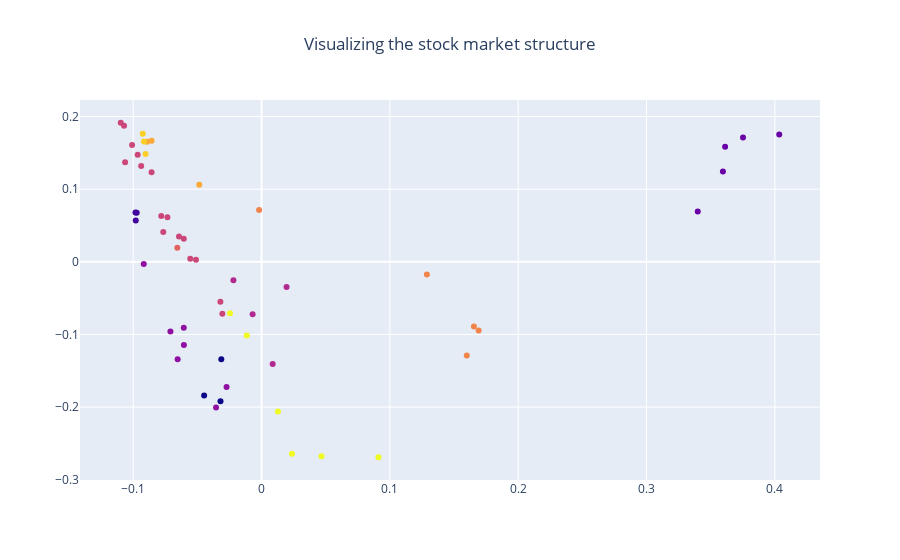

Notebook code for this chart:
### Code cell
# Find a low-dimension embedding for visualization: find the best position of
# the nodes (the stocks) on a 2D plane

node_position_model = manifold.LocallyLinearEmbedding(
    n_components=2, eigen_solver='dense', n_neighbors=6)

embedding = node_position_model.fit_transform(X.T).T

# Visualization
fig = go.Figure(data=[go.Scatter(x=embedding[0], 
                                   y=embedding[1], 
#                                    z=embedding[2],
                                   text=names,
                                   mode='markers',
                                   marker=dict(
#                                         size=10,
                                        color=labels,                
#                                         opacity=0.8
                                    ))])
fig.update_traces(textposition='top center')
fig.update_layout(
    height=700,
    title={
        'text': 'Visualizing the stock market structure',
        'x':0.5,
    })
fig.show()

### Figure 1 — Plotly figure (JSON) as saved in the notebook; plotly's stock layout.template omitted (floating-point values rounded to 4 significant figures)
{"data": [{"marker": {"color": [0, 5, 0, 5, 4, 5, 10, 5, 9, 1, 2, 3, 1, 5, 2, 5, 3, 5, 4, 5, 5, 7, 5, 10, 3, 3, 5, 8, 9, 8, 5, 6, 5, 3, 10, 4, 7, 8, 7, 9, 5, 4, 3, 10, 7, 10, 2, 1, 3, 7, 2, 5, 5, 2, 10, 0]}, "mode": "markers", "text": ["Apple", "AIG", "Amazon", "American express", "Boeing", "Bank of America", "Canon", "Caterpillar", "Colgate-Palmolive", "Comcast", "ConocoPhillips", "Cisco", "Cablevision", "CVS", "Chevron", "DuPont de Nemours", "Dell", "Ford", "General Dynamics", "General Electrics", "Goldman Sachs", "GlaxoSmithKline", "Home Depot", "Honda", "HP", "IBM", "JPMorgan Chase", "Kellogg", "Kimberly-Clark", "Coca Cola", "Marriott", "McDonald's", "3M", "Microsoft", "Navistar", "Northrop Grumman", "Novartis", "Pepsi", "Pfizer", "Procter Gamble", "Ryder", "Raytheon", "SAP", "Sony", "Sanofi-Aventis", "Toyota", "Total", "Time Warner", "Texas Instruments", "Unilever", "Valero Energy", "Wells Fargo", "Wal-Mart", "Exxon", "Xerox", "Yahoo"], "textposition": "top center", "type": "scatter", "x": [-0.03133, -0.1009, -0.03197, -0.08566, 0.008679, -0.1097, 0.0237, -0.03051, -0.09037, -0.098, 0.4034, -0.06536, -0.09822, -0.07813, 0.3752, -0.06056, -0.06049, -0.05552, -0.0219, -0.1063, -0.05105, 0.1288, -0.07331, 0.09112, -0.06057, -0.07096, -0.09649, -0.08915, -0.09164, -0.04853, -0.0643, -0.0656, -0.07658, -0.09177, -0.02457, 0.01952, 0.1692, -0.08565, -0.001882, -0.09253, -0.03204, -0.006924, -0.02722, 0.01287, 0.1599, 0.04671, 0.3399, -0.09725, -0.03544, 0.1655, 0.3595, -0.1071, -0.09376, 0.3612, -0.01146, -0.04473], "y": [-0.134, 0.1607, -0.1919, 0.1234, -0.1408, 0.1915, -0.2643, -0.07144, 0.1486, 0.05685, 0.1754, -0.1342, 0.06803, 0.06319, 0.171, 0.03193, -0.1144, 0.00426, -0.02546, 0.1373, 0.002732, -0.01756, 0.06135, -0.269, -0.09088, -0.09592, 0.1474, 0.1652, 0.1656, 0.1063, 0.03484, 0.01931, 0.04107, -0.002823, -0.07065, -0.03473, -0.09451, 0.1666, 0.0713, 0.1763, -0.05494, -0.07205, -0.1722, -0.206, -0.129, -0.2676, 0.06927, 0.06753, -0.2005, -0.08898, 0.1243, 0.1874, 0.1319, 0.1585, -0.1013, -0.1839]}], "layout": {"autosize": true, "title": {"text": "Visualizing the stock market structure", "x": 0.5}, "xaxis": {"autorange": true, "range": [-0.141, 0.4348], "type": "linear"}, "yaxis": {"autorange": true, "range": [-0.2988, 0.2212], "type": "linear"}}}
